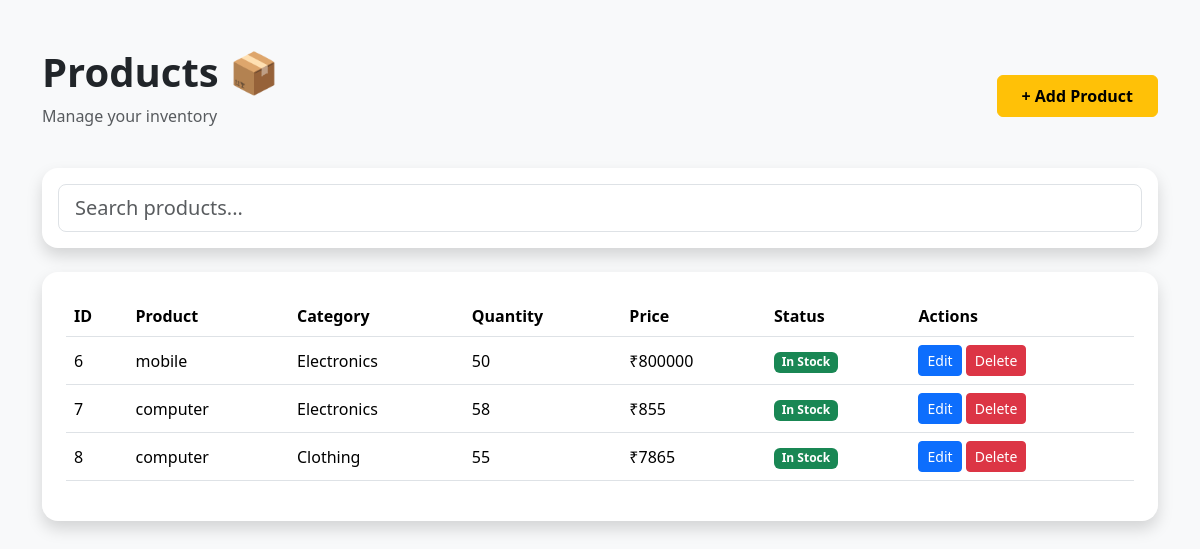
Screenshot of /Vproducts with the database file from the repository.
### tables this page shows
CREATE TABLE products(

    id INTEGER PRIMARY KEY AUTOINCREMENT,

    name TEXT,

    category TEXT,

    quantity INTEGER,

    price INTEGER

);

### app.py (the view)
@app.route("/Vproducts")
def Vproducts():
    conn = sqlite3.connect("shop.db",timeout=10)
    cursor = conn.cursor()
    cursor.execute("SELECT * FROM products")
    products = cursor.fetchall()
    conn.close()
    return render_template("Vproducts.html", products=products)

### templates/Vproducts.html (shortened to what this page needs)
<!DOCTYPE html>
<html lang="en">
<head>
    <link rel="stylesheet"
        href="https://cdn.jsdelivr.net/npm/bootstrap@5.3.8/dist/css/bootstrap.min.css">
</head>
<body class="bg-light">
    <div class="container py-5">
        <div class="d-flex justify-content-between align-items-center mb-4">
            <div>
                <h1 class="fw-bold">
                    Products 📦
                </h1>
                <p class="text-muted">
                    Manage your inventory
                </p>
            </div>
            <a href="/products"
                class="btn btn-warning fw-bold px-4 py-2">
                + Add Product
            </a>
        </div>
        <div class="card shadow border-0 rounded-4 p-3 mb-4">
            <input type="text"
                class="form-control form-control-lg"
                placeholder="Search products...">
        </div>
        <div class="card shadow border-0 rounded-4 p-4">
            <div class="table-responsive">
                <table class="table align-middle">
                    <thead>
                       <thead>
<tr>
    <th>ID</th>
    <th>Product</th>
    <th>Category</th>
    <th>Quantity</th>
    <th>Price</th>
    <th>Status</th>
    <th>Actions</th>
</tr>
</thead>
                    </thead>
<tbody>
{% for product in products %}
<tr>
    <td>{{ product[0] }}</td>
    <td>{{ product[1] }}</td>
    <td>{{ product[2] }}</td>
    <td>{{ product[3] }}</td>
    <td>₹{{ product[4] }}</td>
    <td>
    {% if product[3]|int > 5 %}
    <span class="badge bg-success">
        In Stock
    </span>
    {% else %}
    <span class="badge bg-danger">
        Low Stock
    </span>
    {% endif %}
</td>
    <td>
        <a href="/edit/{{ product[0] }}"
class="btn btn-sm btn-primary">
Edit
</a>
       <a href="/delete/{{ product[0] }}"
class="btn btn-sm btn-danger">
Delete
</a>
    </td>
</tr>
{% endfor %}
</tbody>
                </table>
            </div>
        </div>
    </div>
</body>
</html>

### rows the page displays
products: id "6", name "mobile", category "Electronics", quantity "50", price "800000", shows "In Stock"
products: id "7", name "computer", category "Electronics", quantity "58", price "855", shows "In Stock"
products: id "8", name "computer", category "Clothing", quantity "55", price "7865", shows "In Stock"
